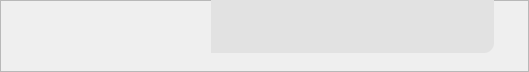
   <widget class="QFrame" name="topFrame">
    <property name="geometry">
     <rect>
      <x>35</x>
      <y>0</y>
      <width>529</width>
      <height>72</height>
     </rect>
    </property>
    <property name="styleSheet">
     <string notr="true">QPushButton {
	border-bottom-left-radius: 8px;
	border-bottom-right-radius: 8px; 
	border-top-left-radius: none;
	border-top-right-radius: none; 
	border-top: none;
}</string>
    </property>
    <property name="frameShape">
     <enum>QFrame::StyledPanel</enum>
    </property>
    <property name="frameShadow">
     <enum>QFrame::Raised</enum>
    </property>
    <widget class="QPushButton" name="optionsPushButton">
     <property name="geometry">
      <rect>
       <x>35</x>
       <y>0</y>
       <width>53</width>
       <height>53</height>
      </rect>
     </property>
     <property name="minimumSize">
      <size>
       <width>0</width>
       <height>0</height>
      </size>
     </property>
     <property name="font">
      <font>
       <family>Yu Gothic UI Light</family>
       <pointsize>9</pointsize>
      </font>
     </property>
     <property name="contextMenuPolicy">
      <enum>Qt::NoContextMenu</enum>
     </property>
     <property name="layoutDirection">
      <enum>Qt::LeftToRight</enum>
     </property>
     <property name="styleSheet">
      <string notr="true">QPushButton {
	border-image: url(images/optionsButton.svg) center;
}

QPushButton:hover,
QPushButton:pressed {
	border-image: url(images/optionsButtonHover.svg) center;
}</string>
     </property>
     <property name="text">
      <string/>
     </property>
     <property name="checkable">
      <bool>true</bool>
     </property>
     <property name="flat">
      <bool>false</bool>
     </property>
    </widget>
    <widget class="QPushButton" name="exportPushButton">
     <property name="geometry">
      <rect>
       <x>105</x>
       <y>0</y>
       <width>53</width>
       <height>53</height>
      </rect>
     </property>
     <property name="minimumSize">
      <size>
       <width>0</width>
       <height>0</height>
      </size>
     </property>
     <property name="font">
      <font>
       <family>Yu Gothic UI Light</family>
       <pointsize>9</pointsize>
      </font>
     </property>
     <property name="contextMenuPolicy">
      <enum>Qt::NoContextMenu</enum>
     </property>
     <property name="layoutDirection">
      <enum>Qt::LeftToRight</enum>
     </property>
     <property name="styleSheet">
      <string notr="true">QPushButton {
	border-image: url(images/exportButton.svg) center;
}

QPushButton:hover,
QPushButton:pressed {
	border-image: url(images/exportButtonHover.svg) center;
}</string>
     </property>
     <property name="text">
      <string/>
     </property>
     <property name="checkable">
      <bool>true</bool>
     </property>
     <property name="flat">
      <bool>false</bool>
     </property>
    </widget>
    <widget class="QComboBox" name="presetComboBox">
     <property name="geometry">
      <rect>
       <x>211</x>
       <y>0</y>
       <width>283</width>
       <height>53</height>
      </rect>
     </property>
     <property name="font">
      <font>
       <pointsize>17</pointsize>
      </font>
     </property>
     <property name="layoutDirection">
      <enum>Qt::LeftToRight</enum>
     </property>
     <property name="styleSheet">
      <string notr="true">QComboBox {
	background-color: #E2E2E2;
	border-bottom-right-radius: 10px; 
	color: #666666;
	padding: 2px 17px 2px 88px;
	border: none;
}

QComboBox:on {
	background-color: #D3DDE0;
}


QComboBox:hover {
	color: rgb(0, 159, 168);
}

QComboBox QAbstractView {
	
}

QComboBox QListView {
	background-color: rgb(237, 237, 237);
	padding: 9px;
	color: #666666;
	outline: none;
}

QComboBox QListView::item {
	background-color: rgb(237, 237, 237);
	color: #666666;
	padding-left: 9px;
	border: none;
}

QComboBox QListView::item:hover {
	background-color: #D3DDE0;
	color: rgb(0, 159, 168);
}

QComboBox::drop-down {
	width: 53px;
	height: 53px;
	padding-right: 10px;
	border: none;
}

QComboBox::down-arrow {
	border-image: url(images/dropDown.svg) center;
	width: 56px;
	height: 35px;
}

QComboBox::down-arrow:hover {
	border-image: url(images/dropDownHover.svg) center;
}</string>
     </property>
     <property name="currentIndex">
      <number>-1</number>
     </property>
     <property name="frame">
      <bool>true</bool>
     </property>
    </widget>
    <widget class="QPushButton" name="presetPushButton">
     <property name="geometry">
      <rect>
       <x>175</x>
       <y>0</y>
       <width>53</width>
       <height>53</height>
      </rect>
     </property>
     <property name="minimumSize">
      <size>
       <width>0</width>
       <height>0</height>
      </size>
     </property>
     <property name="font">
      <font>
       <family>Yu Gothic UI Light</family>
       <pointsize>9</pointsize>
      </font>
     </property>
     <property name="contextMenuPolicy">
      <enum>Qt::NoContextMenu</enum>
     </property>
     <property name="layoutDirection">
      <enum>Qt::LeftToRight</enum>
     </property>
     <property name="styleSheet">
      <string notr="true">QPushButton {
	border-image: url(images/presetButton.svg) center;
}

QPushButton:hover,
QPushButton:pressed {
	border-image: url(images/presetButtonHover.svg) center;
}</string>
     </property>
     <property name="text">
      <string/>
     </property>
     <property name="checkable">
      <bool>true</bool>
     </property>
     <property name="flat">
      <bool>false</bool>
     </property>
    </widget>
    <zorder>presetComboBox</zorder>
    <zorder>optionsPushButton</zorder>
    <zorder>exportPushButton</zorder>
    <zorder>presetPushButton</zorder>
   </widget>
